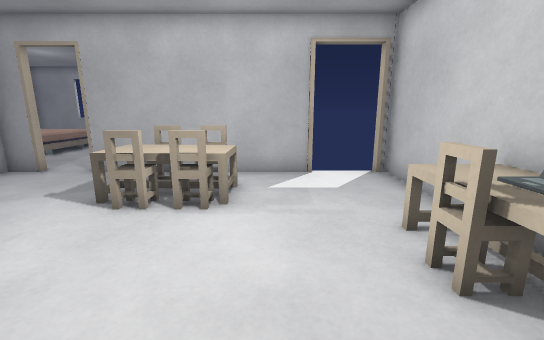
View 1 (above)

19 first-person views from a walk through a 3-D level made in the Godot game engine. The camera is 1.2 m above the floor, tilts 12° down and sees 90° across. The floor is counted in squares, 0.6 m on a side. Each view is taken from the middle of a square. On the plan, view 1 faces up. The plan holds only what a view shows up to about 16 squares ahead; the rest is blank. Door leaves are left out where a doorway can be walked through. Surface patterns are stand-ins for the level's own textures.

View 2
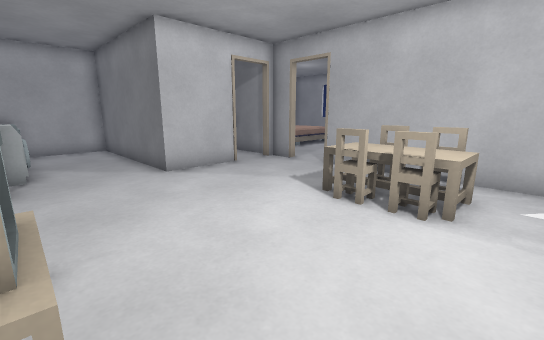

View 3
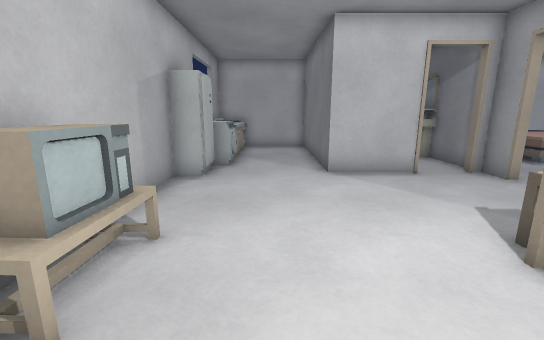

View 4
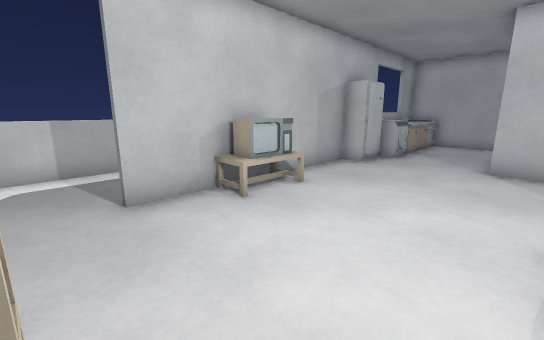

View 5
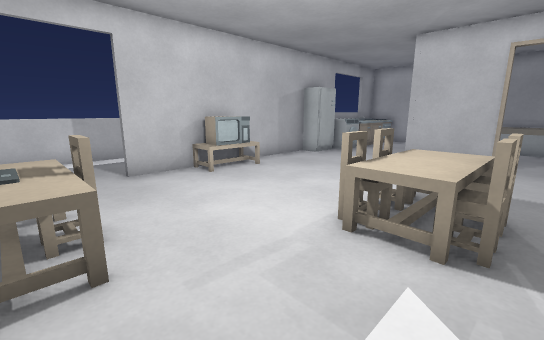

View 6
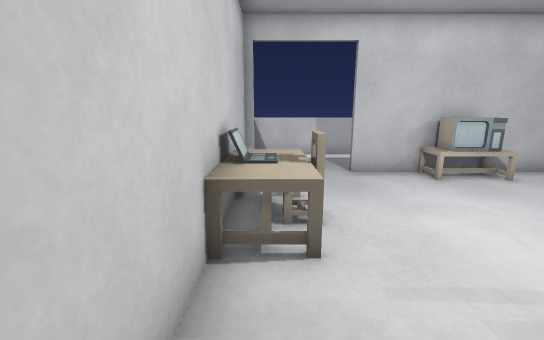

View 7
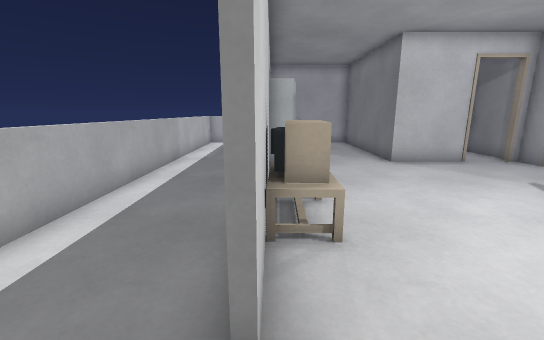

View 8
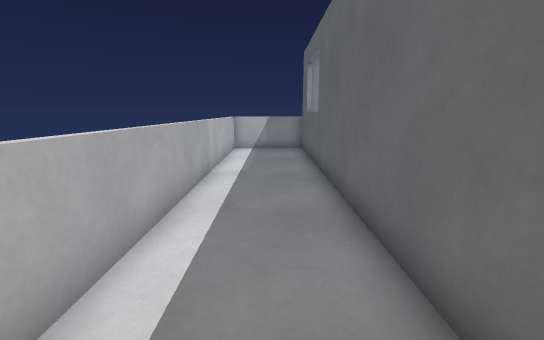

View 9
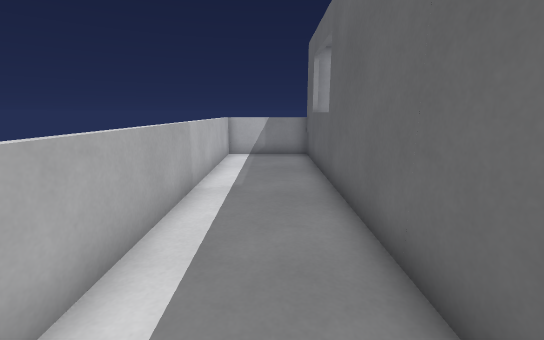

View 10
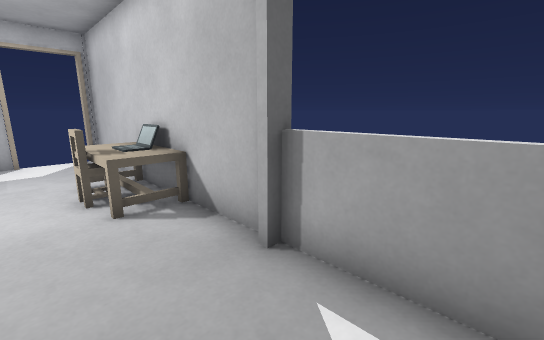

View 11
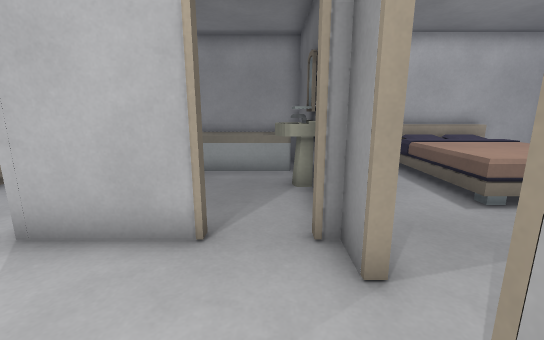

View 12
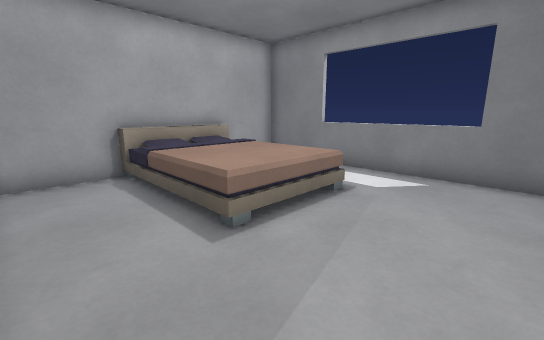

View 13
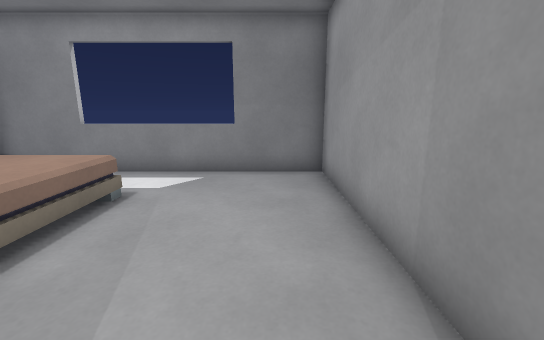

View 14
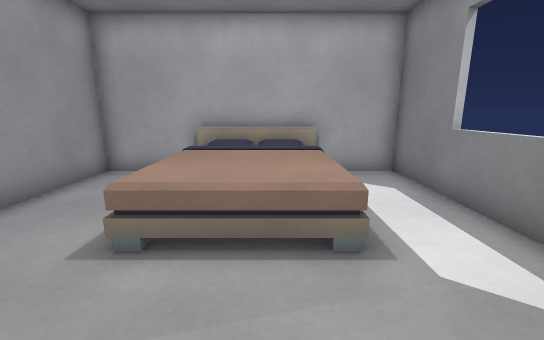

View 15
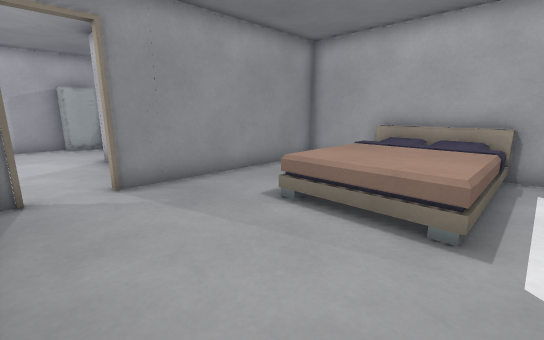

View 16
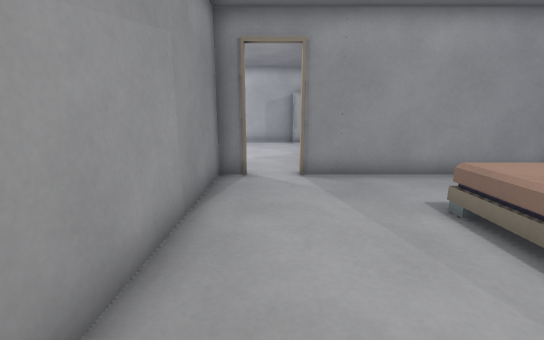

View 17
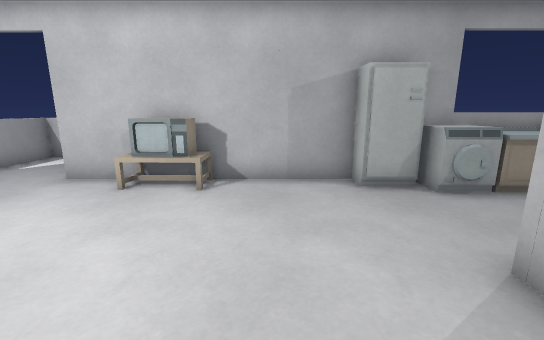

View 18
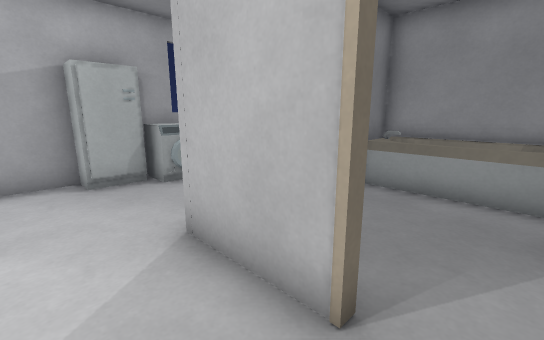

View 19
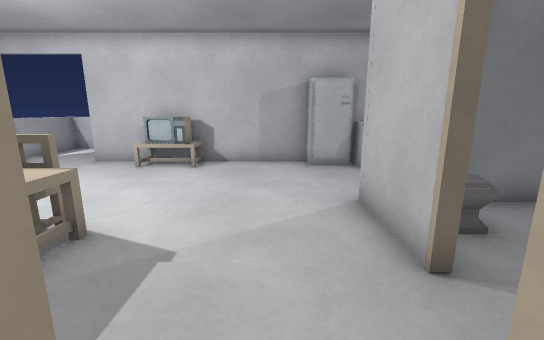

### Floor plan
Ten units are one square. View 1 is at (0, 0); x grows to the right and y downward. Boxes are objects, and circles mark ways between rooms. Rooms are numbered by the first view taken in them; rooms with no view inside come last. Other rooms are left out.
<svg viewBox="-170 -197 214 253">
<path fill="none" stroke="#000" d="M-85 11 4 11M-90 -69 -90 -39 -164 -39M-79 -91 -90 -91M14 -91 -62 -91M-136 11 -104 11M39 11 39 -91M-163 -46 -163 11 -146 11M-25 13 -85 13M-104 13 -163 13M-146 11 -136 11M-163 13 -163 51 39 51 39 13M-163 -126 -163 -84M-62 -93 -53 -93 -53 -192 -163 -192 -163 -164M-164 -93 -79 -93"/>
<rect x="-165" y="-5" width="20" height="10" fill="#bbb"><title>stove</title></rect>
<rect x="-145" y="-5" width="10" height="20" fill="#bbb"><title>sink</title></rect>
<rect x="-135" y="-5" width="20" height="10" fill="#bbb"><title>cabinet</title></rect>
<rect x="-115" y="-15" width="10" height="20" fill="#bbb"><title>washer</title></rect>
<rect x="-105" y="-5" width="20" height="20" fill="#bbb"><title>fridge</title></rect>
<rect x="-105" y="-45" width="10" height="10" fill="#bbb"><title>toilet</title></rect>
<rect x="-45" y="-5" width="30" height="10" fill="#bbb"><title>TV</title></rect>
<rect x="-45" y="-75" width="40" height="20" fill="#bbb"><title>table</title></rect>
<rect x="-35" y="-65" width="10" height="20" fill="#bbb"><title>chair</title></rect>
<rect x="-35" y="-85" width="10" height="10" fill="#bbb"><title>chair</title></rect>
<rect x="-25" y="-65" width="10" height="20" fill="#bbb"><title>chair</title></rect>
<rect x="-25" y="-85" width="20" height="10" fill="#bbb"><title>chair</title></rect>
<rect x="15" y="-25" width="20" height="10" fill="#bbb"><title>table</title></rect>
<rect x="15" y="-35" width="10" height="10" fill="#bbb"><title>chair</title></rect>
<rect x="15" y="-55" width="20" height="20" fill="#bbb"><title>table</title></rect>
<rect x="25" y="-35" width="10" height="10" fill="#bbb"><title>laptop</title></rect>
<rect x="-165" y="-165" width="60" height="40" fill="#bbb"><title>bed</title></rect>
<circle cx="20" cy="10" r="3" fill="#2a7"/>
<circle cx="-75" cy="-90" r="3" fill="#2a7"/>
<text x="-50" y="-30">1</text>
<text x="-60" y="30">2</text>
<text x="-110" y="-140">3</text>
</svg>
Room 1 opens to room 2. Room 1 opens to room 3.

Where each view was taken, in squares from view 1:
view 1: 0 up, 0 right, facing up
view 2: 0 up, 0 right, facing up-left
view 3: 2 up, 0 right, facing left
view 4: 5 up, 2 right, facing down-left
view 5: 8 up, 3 right, facing down-left
view 6: 8 up, 3 right, facing down
view 7: 1 down, 2 right, facing left
view 8: 3 down, 1 left, facing left
view 9: 3 down, 3 left, facing left
view 10: 4 down, 1 right, facing up-right
view 11: 8 up, 5 left, facing left
view 12: 10 up, 7 left, facing up-left
view 13: 10 up, 7 left, facing up
view 14: 15 up, 7 left, facing left
view 15: 17 up, 6 left, facing down-left
view 16: 18 up, 7 left, facing down
view 17: 7 up, 6 left, facing down
view 18: 8 up, 7 left, facing down-left
view 19: 10 up, 7 left, facing down
